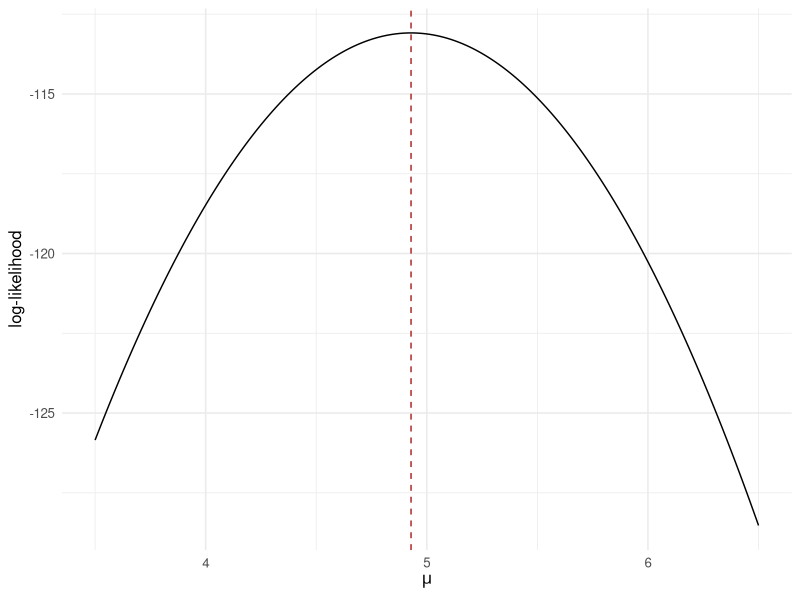

Reproduce this figure in R.
# ============================================================
# Biostatistics Courses
# Course 1 — Week 3, Session 3: Maximum likelihood estimation
# ============================================================

# --- 0. Setup --------------------------------------------------
library(tidyverse)
set.seed(42)
theme_set(theme_minimal(base_size = 12))

# --- 1. Hypothesis / Goal --------------------------------------
# MLE for normal mean (known sigma) and Poisson rate; Wald CIs.

# --- 2. Data ---------------------------------------------------
n <- 50
mu_true <- 5
sigma <- 2
x <- rnorm(n, mu_true, sigma)
y <- rpois(100, lambda = 3.2)

# --- 3. Visualise ----------------------------------------------
grid <- tibble(mu = seq(3.5, 6.5, length.out = 300)) |>
  mutate(loglik = sapply(mu, function(m) sum(dnorm(x, m, sigma, log = TRUE))))
p <- ggplot(grid, aes(mu, loglik)) +
  geom_line() +
  geom_vline(xintercept = mean(x), linetype = 2, colour = "firebrick") +
  labs(x = expression(mu), y = "log-likelihood")
print(p)

# --- 4. Assumptions --------------------------------------------
# iid data; regularity conditions on the likelihood.

# --- 5. Conduct / Fit ------------------------------------------
mle_mu <- mean(x)
I_mu <- n / sigma^2
se_mu <- 1 / sqrt(I_mu)
ci_mu <- mle_mu + c(-1, 1) * qnorm(0.975) * se_mu

mle_lambda <- mean(y)
I_lambda <- length(y) / mle_lambda
se_lambda <- 1 / sqrt(I_lambda)
ci_lambda <- mle_lambda + c(-1, 1) * qnorm(0.975) * se_lambda

# --- 6. Report -------------------------------------------------
cat(sprintf("Normal MLE: mu=%.3f SE=%.3f CI=(%.2f, %.2f)\n",
            mle_mu, se_mu, ci_mu[1], ci_mu[2]))
cat(sprintf("Poisson MLE: lambda=%.3f SE=%.3f CI=(%.2f, %.2f)\n",
            mle_lambda, se_lambda, ci_lambda[1], ci_lambda[2]))
